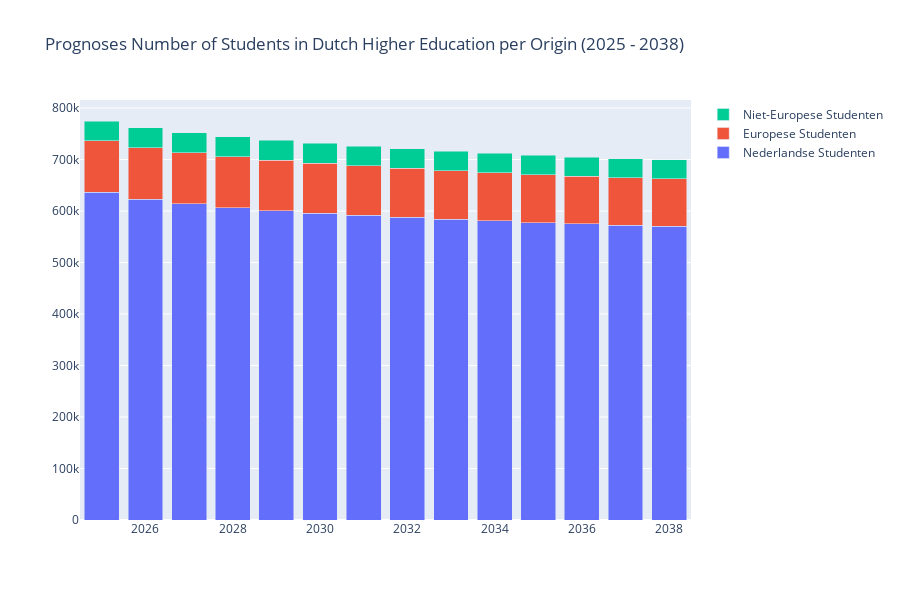

This figure's notebook cell:
### Code cell
totaal_NL = []
totaal_EER = []
totaal_niet_EER = []

for jaar in jaren3:
    totaal = student_prognoses[
        (student_prognoses['jaar'] == jaar) & 
        (student_prognoses['herkomst'] == 'NL')
    ]['ingeschrevenen_HO'].sum()
    
    totaal_NL.append(totaal)

for jaar in jaren3:
    totaal = student_prognoses[
        (student_prognoses['jaar'] == jaar) & 
        (student_prognoses['herkomst'] == 'EER')
    ]['ingeschrevenen_HO'].sum()
    
    totaal_EER.append(totaal)

for jaar in jaren3:
    totaal = student_prognoses[
        (student_prognoses['jaar'] == jaar) & 
        (student_prognoses['herkomst'] == 'niet-EER')
    ]['ingeschrevenen_HO'].sum()
    
    totaal_niet_EER.append(totaal)

fig6 = go.Figure(data=[
    go.Bar(name='Nederlandse Studenten', x=jaren3, y=totaal_NL),
    go.Bar(name='Europese Studenten', x=jaren3, y=totaal_EER),
    go.Bar(name='Niet-Europese Studenten', x=jaren3, y=totaal_niet_EER),
])

fig6.update_layout(barmode='stack', title='Prognoses Number of Students in Dutch Higher Education per Origin (2025 - 2038)', height = 600)
fig6.show()

### Figure 1 — Plotly figure (JSON) as saved in the notebook; plotly's stock layout.template omitted (floating-point values rounded to 4 significant figures)
{"data": [{"name": "Nederlandse Studenten", "type": "bar", "x": [2025, 2026, 2027, 2028, 2029, 2030, 2031, 2032, 2033, 2034, 2035, 2036, 2037, 2038], "y": [636500.0, 623200.0, 613700.0, 606500.0, 600900.0, 595900.0, 591500.0, 587500.0, 583900.0, 580700.0, 577700.0, 574800.0, 572300.0, 570500.0]}, {"name": "Europese Studenten", "type": "bar", "x": [2025, 2026, 2027, 2028, 2029, 2030, 2031, 2032, 2033, 2034, 2035, 2036, 2037, 2038], "y": [100300.0, 100000.0, 99320.0, 98440.0, 97670.0, 96830.0, 95950.0, 95100.0, 94380.0, 93730.0, 93170.0, 92670.0, 92260.0, 91930.0]}, {"name": "Niet-Europese Studenten", "type": "bar", "x": [2025, 2026, 2027, 2028, 2029, 2030, 2031, 2032, 2033, 2034, 2035, 2036, 2037, 2038], "y": [38000.0, 38740.0, 39000.0, 38980.0, 38830.0, 38610.0, 38350.0, 38090.0, 37870.0, 37650.0, 37430.0, 37240.0, 37070.0, 36940.0]}], "layout": {"barmode": "stack", "height": 600, "title": {"text": "Prognoses Number of Students in Dutch Higher Education per Origin (2025 - 2038)"}}}
